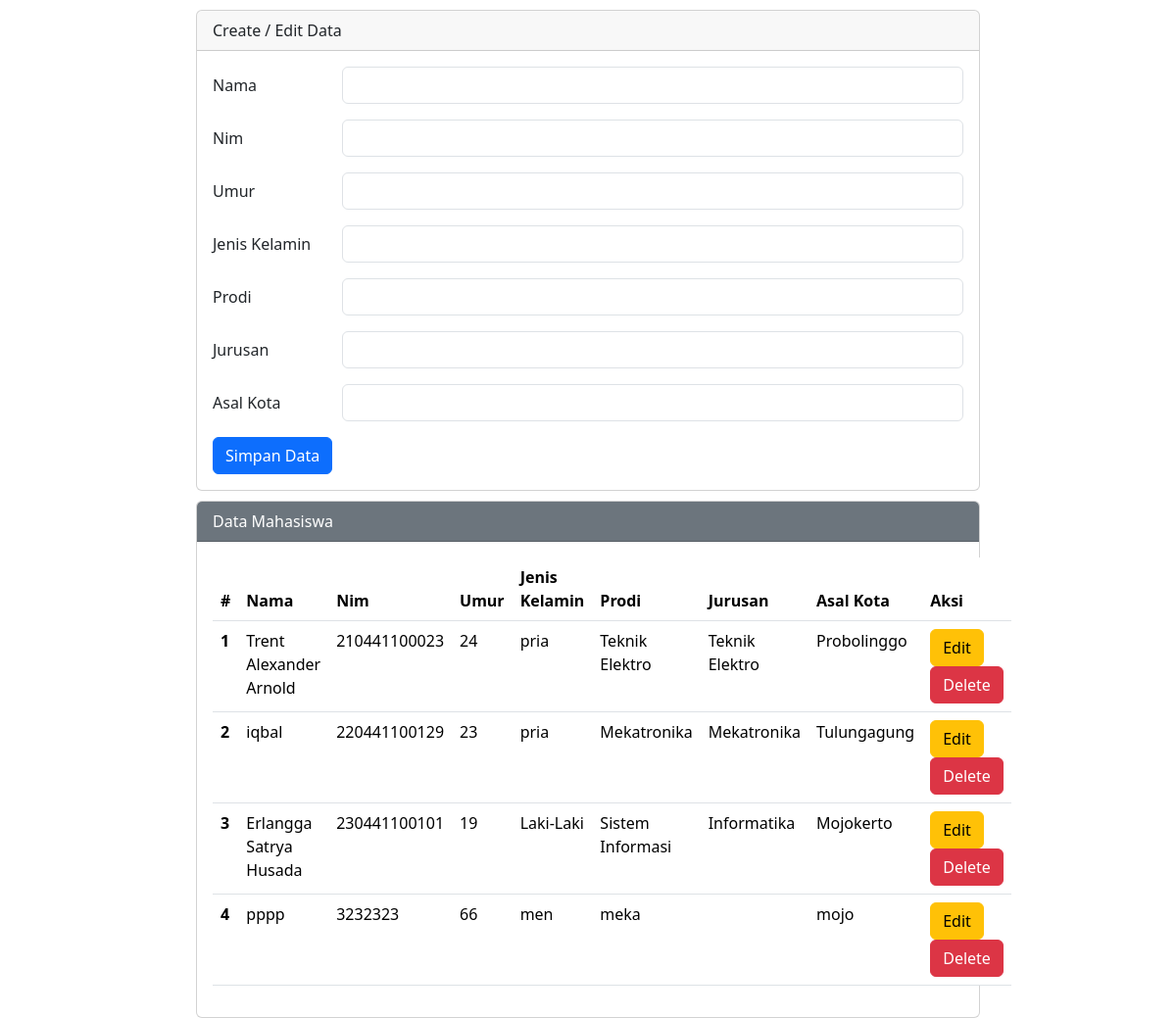
The page /crudFinal/index.php on the database its author committed.
### tables this page shows
CREATE TABLE `mahasiswa` (
  `id` int(11) NOT NULL,
  `nama` varchar(25) NOT NULL,
  `nim` varchar(25) NOT NULL,
  `umur` varchar(25) NOT NULL,
  `jenis_kelamin` varchar(25) NOT NULL,
  `prodi` varchar(25) NOT NULL,
  `jurusan` varchar(25) NOT NULL,
  `asal_kota` varchar(25) NOT NULL
);

### crudFinal/index.php (the view, shortened to what this page needs)
<?php
$host = "127.0.0.1:3308";
$user = "root";
$pass = "";
$db = "db_crud";
$koneksi = mysqli_connect($host, $user, $pass, $db);
$nama           = "";
$nim            = "";
$umur           = "";
$jenis_kelamin  = "";
$prodi          = "";
$jurusan        = "";
$asal_kota      = "";
?>
<!DOCTYPE html>
<html lang="en">
<head>
    <link href="https://cdn.jsdelivr.net/npm/bootstrap@5.3.3/dist/css/bootstrap.min.css" rel="stylesheet">
</head>
<body>
    <div class="mx-auto">
        <div class="card">
            <div class="card-header">
                Create / Edit Data
            </div>
            <div class="card-body">
                <form action="" method="POST">
                    <div class="mb-3 row">
                        <label for="nama" class="col-sm-2 col-form-label">Nama</label>
                        <div class="col-sm-10">
                            <input type="text" class="form-control" id="nama" name="nama" value=" <?php echo $nama ?> ">
                        </div>
                    </div>
                    <div class="mb-3 row">
                        <label for="nim" class="col-sm-2 col-form-label">Nim</label>
                        <div class="col-sm-10">
                            <input type="text" class="form-control" id="nim" name="nim" value=" <?php echo $nim ?> ">
                        </div>
                    </div>
                    <div class="mb-3 row">
                        <label for="umur" class="col-sm-2 col-form-label">Umur</label>
                        <div class="col-sm-10">
                            <input type="text" class="form-control" id="umur" name="umur" value=" <?php echo $umur ?> ">
                        </div>
                    </div>
                    <div class="mb-3 row">
                        <label for="jenis_kelamin" class="col-sm-2 col-form-label">Jenis Kelamin</label>
                        <div class="col-sm-10">
                            <input type="text" class="form-control" id="jenis_kelamin" name="jenis_kelamin" value=" <?php echo $jenis_kelamin ?> ">
                        </div>
                    </div>
                    <div class="mb-3 row">
                        <label for="prodi" class="col-sm-2 col-form-label">Prodi</label>
                        <div class="col-sm-10">
                            <input type="text" class="form-control" id="prodi" name="prodi" value=" <?php echo $prodi ?> ">
                        </div>
                    </div>
                    <div class="mb-3 row">
                        <label for="jurusan" class="col-sm-2 col-form-label">Jurusan</label>
                        <div class="col-sm-10">
                            <input type="text" class="form-control" id="jurusan" name="jurusan" value=" <?php echo $jurusan ?> ">
                        </div>
                    </div>
                    <div class="mb-3 row">
                        <label for="asal_kota" class="col-sm-2 col-form-label">Asal Kota</label>
                        <div class="col-sm-10">
                            <input type="text" class="form-control" id="asal_kota" name="asal_kota" value=" <?php echo $asal_kota ?> ">
                        </div>
                    </div>
                    <div class="col-12">
                        <input type="submit" name="simpan" value="Simpan Data" class="btn btn-primary">
                    </div>
                </form>
            </div>
        </div>
        <div class="card">
            <div class="card-header text-white bg-secondary">
                Data Mahasiswa
            </div>
            <div class="card-body">
                <table class="table">
                    <thead>
                        <tr>
                            <th scope="col">#</th>
                            <th scope="col">Nama</th>
                            <th scope="col">Nim</th>
                            <th scope="col">Umur</th>
                            <th scope="col">Jenis Kelamin</th>
                            <th scope="col">Prodi</th>
                            <th scope="col">Jurusan</th>
                            <th scope="col">Asal Kota</th>
                            <th scope="col">Aksi</th>
                        </tr>
                    <tbody>
                        <?php
                        $sql2   = "select * from mahasiswa order by id desc";
                        $q2 = mysqli_query($koneksi, $sql2);
                        $urut = 1;
                        while ($r2 = mysqli_fetch_array($q2)) {
                            $id            = $r2['id'];
                            $nama          = $r2['nama'];
                            $nim           = $r2['nim'];
                            $umur          = $r2['umur'];
                            $jenis_kelamin = $r2['jenis_kelamin'];
                            $prodi         = $r2['prodi'];
                            $jurusan       = $r2['jurusan'];
                            $asal_kota     = $r2['asal_kota'];
                        ?>
                            <tr>
                                <th scope="row"> <?php echo $urut++         ?> </th>
                                <td scope="row"> <?php echo $nama           ?> </td>
                                <td scope="row"> <?php echo $nim            ?> </td>
                                <td scope="row"> <?php echo $umur           ?> </td>
                                <td scope="row"> <?php echo $jenis_kelamin  ?> </td>
                                <td scope="row"> <?php echo $prodi          ?> </td>
                                <td scope="row"> <?php echo $jurusan        ?> </td>
                                <td scope="row"> <?php echo $asal_kota      ?> </td>
                                <td scope="row">
                                    <a href="index.php?op=edit&id=<?php echo $id  ?>"><button type="button" class="btn btn-warning">Edit</button></a>
                                    <a href="index.php?op=delete&id= <?php echo $id ?>" onclick="return confirm('Yakin Mau delete data?')"><button type="button" class="btn btn-danger">Delete</button></a>
                                </td>
                            </tr>
                        <?php
                        }
                        ?>
                    </tbody>
                    </thead>
                </table>
            </div>
        </div>
    </div>
</body>
</html>

### crudFinal/index.php (style rules this page uses)
.mx-auto { width: 800px; }
.card { margin-top: 10px; }

### rows shown on the page
mahasiswa: nama "Trent Alexander Arnold", nim "210441100023", umur "24", jenis_kelamin "pria", prodi "Teknik Elektro", jurusan "Teknik Elektro", asal_kota "Probolinggo"
mahasiswa: nama "iqbal", nim "220441100129", umur "23", jenis_kelamin "pria", prodi "Mekatronika", jurusan "Mekatronika", asal_kota "Tulungagung"
mahasiswa: nama "Erlangga Satrya Husada", nim "230441100101", umur "19", jenis_kelamin "Laki-Laki", prodi "Sistem Informasi", jurusan "Informatika", asal_kota "Mojokerto"
mahasiswa: nama "pppp", nim "3232323", umur "66", jenis_kelamin "men", prodi "meka", asal_kota "mojo"
